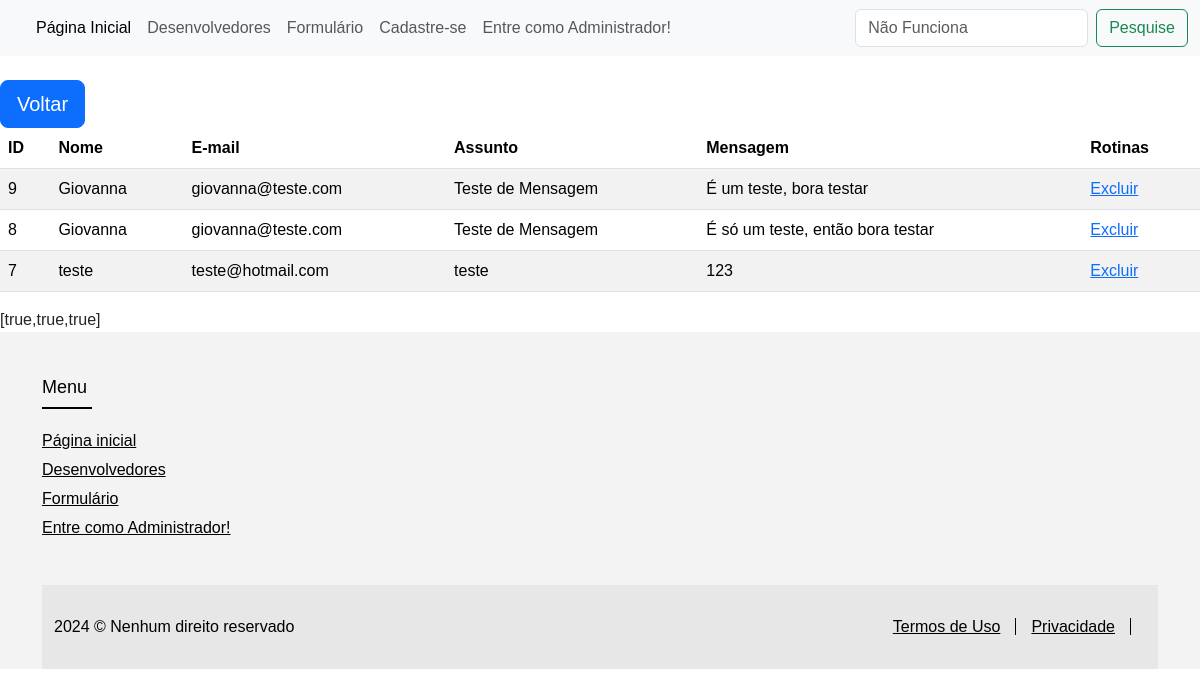
The page /listarcontato.php on the database its author committed.
### tables this page shows
CREATE TABLE `contatos` (
  `id` int(11) NOT NULL,
  `nome` varchar(200) NOT NULL,
  `email` varchar(200) NOT NULL,
  `assunto` varchar(200) NOT NULL,
  `mensagem` varchar(1000) NOT NULL
);

### listarcontato.php (the view, shortened to what this page needs)
<!DOCTYPE html>
<html lang="en">
<head>
    <link href="https://cdn.jsdelivr.net/npm/bootstrap@5.3.3/dist/css/bootstrap.min.css" rel="stylesheet">
</head>
<body>
    <section>
        <?php
            include('conexao.php');
            include('header.php');
        ?>
        <br>
        <a class="btn btn-lg btn-primary" href="painel.php"> Voltar </a>
        <table class="table table-striped">
            <thead>
                <tr>
                    <th scope="col">ID</th>
                    <th scope="col">Nome</th>
                    <th scope="col">E-mail</th>
                    <th scope="col">Assunto</th>
                    <th scope="col">Mensagem</th>
                    <th scope="col">Rotinas</th>
                </tr>
            </thead>
            <tbody>
                <?php
                $stmt = $mysqli->prepare("SELECT * FROM contatos ORDER BY id DESC");
                $stmt->execute();
                if (!$stmt->execute()) {
                        echo "Erro: Falha ao executar a consulta - " . $stmt->error;
                        exit();
                }
                    $resultado = $stmt->get_result();
                        if ($resultado->num_rows > 0) {
                            while ($row = $resultado->fetch_assoc()) {
                                echo "<tr>";
                                echo "<td>" . $row["id"] . "</td>";
                                echo "<td>" . $row["nome"] . "</td>";
                                echo "<td>" . $row["email"] . "</td>";
                                echo "<td>" . $row["assunto"] . "</td>";
                                echo "<td>" . $row["mensagem"] . "</td>";
                                    echo "<td>";
                                        echo "<a href='excluircontato.php?id=" . $row["id"] . "'>Excluir</a>";
                                    echo "</td>";
                                echo "</tr>";
                        }
                            echo "</table>";
                        }else{
                            echo "<tr><td>Nenhum contato encontrado</td></tr>";
                        }
                ?>
            <?php
            $stmt = $mysqli->prepare("select * from contatos");
            $stmt->execute();
            $data = array();
            while($row = $stmt->fetch()) {
                $data[] = $row;
            }
            echo json_encode($data);
            ?>
    </section>
    <footer>
        <?php
            include("footer.php");
        ?>
    </footer>
</body>
</html>

### header.php (shortened to what this page needs)
<!DOCTYPE html>
<html lang="en">
<head>
    <link rel="stylesheet" href="https://cdn.jsdelivr.net/npm/bootstrap@5.3.3/dist/css/bootstrap.min.css">
    <link rel="stylesheet" href="https://getbootstrap.com/docs/5.3/assets/css/docs.css">
</head>
<body>
  <header>
    <nav class="navbar navbar-expand-lg bg-body-tertiary">
      <div class="container-fluid">
      <div class="collapse navbar-collapse" id="navbarSupportedContent">
        <ul class="navbar-nav me-auto mb-2 mb-lg-0">
          <li class="nav-item">
            <a class="nav-link active" aria-current="page" href="index.php">Página Inicial</a>
          </li>
        <li class="nav-item">
          <a class="nav-link" href="desenvolvedores.php">Desenvolvedores</a>
        </li>
        <li class="nav-item">
          <a class="nav-link" href="formulario.php">Formulário</a>
        </li>
        <li class="nav-item">
          <a class="nav-link" href="cadastro.php">Cadastre-se</a>
        </li>
        <li class="nav-item">
          <a class="nav-link" href="login.php">Entre como Administrador!</a>
        </li>
      </ul>
          <form class="d-flex" role="search">
          <input class="form-control me-2" type="search" placeholder="Não Funciona" aria-label="Search">
          <button class="btn btn-outline-success" type="submit">Pesquise</button>
      </form>
    </nav>
  </header>
</body>
</html>

### footer.php (shortened to what this page needs)
<!DOCTYPE html>
<html lang="en">
<head>
    <link rel="stylesheet" href="css\style.gi.css">
</head>
<body>
  <footer class="footer">
    <div class="container">
      <div class="row">
        <div class="col-md-6 col-lg-4">
          <div class="footer-blog">
            <h3>Menu</h3>
              <div>
                <a href="index.php">Página inicial</a>
              </div>
              <div>
                <a href="desenvolvedores.php">Desenvolvedores</a>
              </div>
              <div>
                <a href="formulario.php">Formulário</a>
              </div>
              <div>
                <a href="login.php">Entre como Administrador!</a>
              </div>
          </div>
        </div>
      </div>
    <div class="copyright">
      <div class="container">
        <div class="row align-items-center">
          <div class="col-md-6">
            <div class="copy-text">
              <p> 2024 &copy; Nenhum direito reservado</p>
            </div>
          </div>
        <div class="col-md-6">
          <div class="copy-menu">
            <a href="termouso.php">Termos de Uso</a>
            <a href="privacidade.php">Privacidade</a>
          </div>
        </div>
      </div>
    </div>
  </div>
  </footer>
</body>
</html>

### css/style.gi.css (style rules this page uses)
body { margin: 0; font-family: Arial, Helvetica, sans-serif; }
a { transition: .3s; }
.footer { position: relative; padding-top: 45px; background: #f3f3f3; }
.footer .footer-blog, .footer .footer-insta, .footer .footer-tags, .footer .footer-newsletter { position: relative; margin-bottom: 45px; }
.footer .footer-blog h3, .footer .footer-insta h3, .footer .footer-tags h3, .footer .footer-newsletter h3 { position: relative; margin-bottom: 20px; padding-bottom: 10px; font-size: 18px; font-weight: 400; color: #000000; }
.footer .footer-blog h3::after, .footer .footer-insta h3::after, .footer .footer-tags h3::after, .footer .footer-newsletter h3::after { position: absolute; content: ""; width: 50px; height: 2px; left: 0; bottom: 0; background: #000000; }
.footer .footer-blog div a { display: block; margin-bottom: 5px; font-size: 16px; color: #000000; }
.footer .copyright { position: relative; padding: 30px 0; background: #e7e7e7; }
.footer .copyright .copy-text p { margin: 0; font-size: 16px; font-weight: 400; color: #000000; }
.footer .copyright .copy-menu { position: relative; font-size: 0; text-align: right; }
.footer .copyright .copy-menu a { color: #000000; font-size: 16px; font-weight: 400; margin-right: 15px; padding-right: 15px; border-right: 1px solid #000000; }

### rows shown on the page
contatos: id "9", nome "Giovanna", email "giovanna@teste.com", assunto "Teste de Mensagem", mensagem "É um teste, bora testar"
contatos: id "8", nome "Giovanna", email "giovanna@teste.com", assunto "Teste de Mensagem", mensagem "É só um teste, então bora testar"
contatos: id "7", nome "teste", email "teste@hotmail.com", assunto "teste", mensagem "123"

### other values the page prints
json_encode($data) "[true,true,true]"
